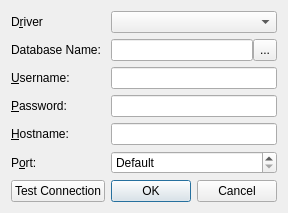
<?xml version="1.0" encoding="UTF-8"?>
<ui version="4.0">
 <class>DialogDBConnection</class>
 <widget class="QDialog" name="DialogDBConnection">
  <property name="geometry">
   <rect>
    <x>0</x>
    <y>0</y>
    <width>286</width>
    <height>199</height>
   </rect>
  </property>
  <property name="windowTitle">
   <string>Set Database Connection Information</string>
  </property>
  <layout class="QGridLayout" name="gridLayout">
   <item row="0" column="0">
    <widget class="QLabel" name="textLabel2_2">
     <property name="text">
      <string>D&amp;river</string>
     </property>
     <property name="buddy">
      <cstring>comboDriver</cstring>
     </property>
    </widget>
   </item>
   <item row="0" column="1">
    <widget class="QComboBox" name="comboDriver"/>
   </item>
   <item row="1" column="0">
    <widget class="QLabel" name="textLabel3_2">
     <property name="text">
      <string>Database Name:</string>
     </property>
     <property name="buddy">
      <cstring>editDatabase</cstring>
     </property>
    </widget>
   </item>
   <item row="1" column="1">
    <layout class="QHBoxLayout" name="horizontalLayout">
     <property name="spacing">
      <number>0</number>
     </property>
     <item>
      <widget class="QLineEdit" name="editDatabase"/>
     </item>
     <item>
      <widget class="QToolButton" name="toolButton">
       <property name="sizePolicy">
        <sizepolicy hsizetype="Preferred" vsizetype="Preferred">
         <horstretch>0</horstretch>
         <verstretch>0</verstretch>
        </sizepolicy>
       </property>
       <property name="text">
        <string>...</string>
       </property>
      </widget>
     </item>
    </layout>
   </item>
   <item row="2" column="0">
    <widget class="QLabel" name="textLabel4_3">
     <property name="text">
      <string>&amp;Username:</string>
     </property>
     <property name="buddy">
      <cstring>editUsername</cstring>
     </property>
    </widget>
   </item>
   <item row="2" column="1">
    <widget class="QLineEdit" name="editUsername"/>
   </item>
   <item row="3" column="0">
    <widget class="QLabel" name="textLabel4_4">
     <property name="text">
      <string>&amp;Password:</string>
     </property>
     <property name="buddy">
      <cstring>editPassword</cstring>
     </property>
    </widget>
   </item>
   <item row="3" column="1">
    <widget class="QLineEdit" name="editPassword">
     <property name="echoMode">
      <enum>QLineEdit::Password</enum>
     </property>
    </widget>
   </item>
   <item row="4" column="0">
    <widget class="QLabel" name="textLabel5_3">
     <property name="text">
      <string>&amp;Hostname:</string>
     </property>
     <property name="buddy">
      <cstring>editHostname</cstring>
     </property>
    </widget>
   </item>
   <item row="4" column="1">
    <widget class="QLineEdit" name="editHostname"/>
   </item>
   <item row="5" column="0">
    <widget class="QLabel" name="textLabel5_4">
     <property name="text">
      <string>P&amp;ort:</string>
     </property>
     <property name="buddy">
      <cstring>portSpinBox</cstring>
     </property>
    </widget>
   </item>
   <item row="5" column="1">
    <widget class="QSpinBox" name="portSpinBox">
     <property name="specialValueText">
      <string>Default</string>
     </property>
     <property name="minimum">
      <number>-1</number>
     </property>
     <property name="maximum">
      <number>65535</number>
     </property>
     <property name="value">
      <number>-1</number>
     </property>
    </widget>
   </item>
   <item row="6" column="1">
    <widget class="QDialogButtonBox" name="buttonBox">
     <property name="orientation">
      <enum>Qt::Horizontal</enum>
     </property>
     <property name="standardButtons">
      <set>QDialogButtonBox::Cancel|QDialogButtonBox::Ok</set>
     </property>
    </widget>
   </item>
   <item row="6" column="0">
    <widget class="QPushButton" name="pushButtonTest">
     <property name="text">
      <string>Test Connection</string>
     </property>
    </widget>
   </item>
  </layout>
 </widget>
 <resources/>
 <connections>
  <connection>
   <sender>buttonBox</sender>
   <signal>accepted()</signal>
   <receiver>DialogDBConnection</receiver>
   <slot>accept()</slot>
   <hints>
    <hint type="sourcelabel">
     <x>248</x>
     <y>254</y>
    </hint>
    <hint type="destinationlabel">
     <x>157</x>
     <y>274</y>
    </hint>
   </hints>
  </connection>
  <connection>
   <sender>buttonBox</sender>
   <signal>rejected()</signal>
   <receiver>DialogDBConnection</receiver>
   <slot>reject()</slot>
   <hints>
    <hint type="sourcelabel">
     <x>316</x>
     <y>260</y>
    </hint>
    <hint type="destinationlabel">
     <x>286</x>
     <y>274</y>
    </hint>
   </hints>
  </connection>
 </connections>
</ui>
